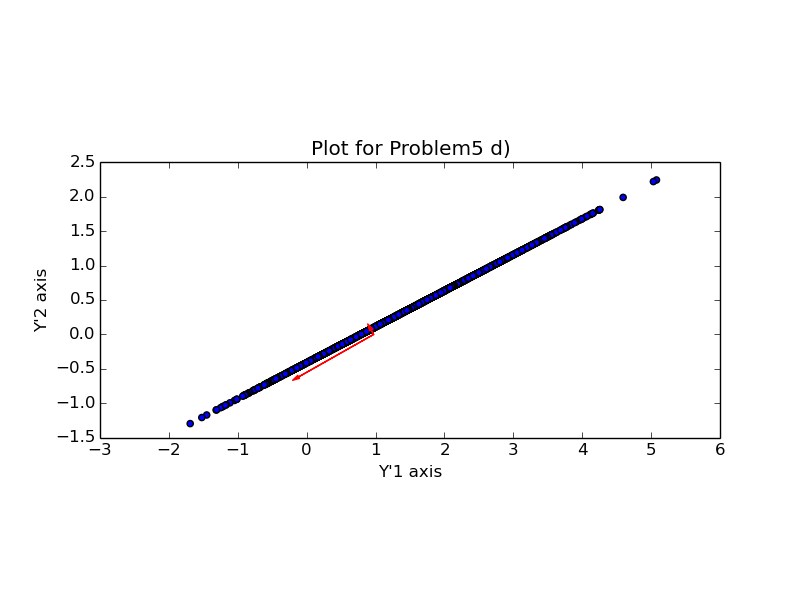

This chart was generated by the following Python code:
from __future__ import division
import scipy as sp
import scipy.io as sio
import numpy as np
import numpy.linalg as la
import matplotlib.pyplot as plt

def make_data(dims=2, npts=3000):
	np.random.seed(13)
	
	mix_mat = np.random.randn(dims, dims)
	mean = np.random.randn(dims)
	return np.dot(mix_mat, np.random.randn(dims, npts)) + mean[:, np.newaxis]

def plot_init(X, Y):
	plt.clf()
	plt.scatter(X, Y)
	plt.xlabel("Y'1 axis")
	plt.ylabel("Y'2 axis")
	plt.title("Plot for Problem5 d)")
	plt.hold(True)
	plt.gca().set_aspect("equal")

def get_Y_p(data):
	x_apx = np.copy(data)
	N = len(data[0])
	sum_xi = np.array([0,0])
	for i in range(N):
		sum_xi += x_apx.T[i]
	u = 1/N * sum_xi.T
	for i in range(N):
		x_apx.T[i] -= u
	Y = 1/np.sqrt(N-1) * x_apx
	
	U, s, V = la.svd(Y,1)
	m, n = Y.shape
	sigma = np.zeros((m, n))
	sigma[0:m, 0:m] = np.diag(s)
	sigma[m-1,m-1] = 0
	Y_p = np.dot(U, np.dot(sigma, V))
	Y_p *= np.sqrt(N-1)
	for i in range(N):
		Y_p.T[i] += u
	return Y_p

def principal_component(data):
	x_apx = np.copy(data)
	N = len(data[0])
	sum_xi = np.array([0,0])
	for i in range(N):
		sum_xi += x_apx.T[i]
	u = sum_xi.T/N
	for i in range(N):
		x_apx.T[i] -= u
	Y = x_apx/np.sqrt(N-1)
	
	U, s, V = la.svd(Y,1)
	m, n = Y.shape
	sigma = np.zeros((m, n))
	sigma[0:m, 0:m] = np.diag(s)
	return np.dot(U, sigma)

def draw_principal_component(data):
	x_apx = np.copy(data)
	N = len(data[0])
	sum_xi = np.array([0,0])
	for i in range(N):
		sum_xi += x_apx.T[i]
	mean = sum_xi.T/N
	prin = principal_component(np.copy(data))
	for i in range(len(prin.T)):
		aw = prin.T[i]
		if (aw[1]!=0 or aw[0]!=0):
			plt.arrow(mean[0], mean[1], aw[0], aw[1], color="red", head_width=0.05, head_length=0.1)


data = make_data()
Y_p = get_Y_p(np.copy(data))
plot_init(Y_p[0], Y_p[1])
draw_principal_component(Y_p)
plt.savefig("problem5_d.png")
